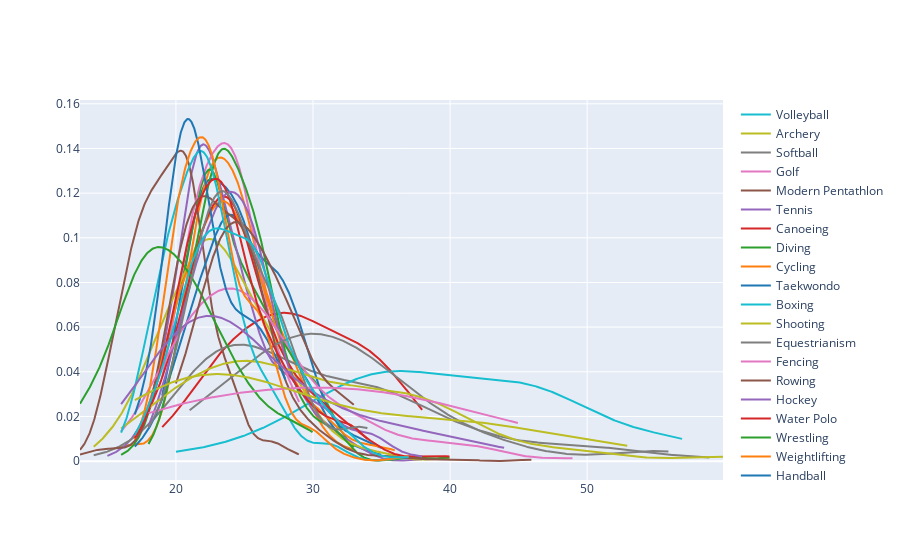

The cell this chart's notebook holds for it:
### Code cell
fig1=ff.create_distplot(x,name,show_hist=False,show_rug=False)
fig1.show()

### Figure 1 — Plotly figure (JSON) as saved in the notebook; plotly's stock layout.template omitted (floating-point values rounded to 4 significant figures; data arrays with more than 128 entries replaced by an {"elided": "..."} marker saying what was removed)
{"data": [{"legendgroup": "Basketball", "marker": {"color": "rgb(31, 119, 180)"}, "mode": "lines", "name": "Basketball", "showlegend": true, "type": "scatter", "x": {"elided": "500 float values"}, "xaxis": "x", "y": {"elided": "500 float values"}, "yaxis": "y"}, {"legendgroup": "Judo", "marker": {"color": "rgb(255, 127, 14)"}, "mode": "lines", "name": "Judo", "showlegend": true, "type": "scatter", "x": {"elided": "500 float values"}, "xaxis": "x", "y": {"elided": "500 float values"}, "yaxis": "y"}, {"legendgroup": "Football", "marker": {"color": "rgb(44, 160, 44)"}, "mode": "lines", "name": "Football", "showlegend": true, "type": "scatter", "x": {"elided": "500 float values"}, "xaxis": "x", "y": {"elided": "500 float values"}, "yaxis": "y"}, {"legendgroup": "Tug-Of-War", "marker": {"color": "rgb(214, 39, 40)"}, "mode": "lines", "name": "Tug-Of-War", "showlegend": true, "type": "scatter", "x": {"elided": "500 float values"}, "xaxis": "x", "y": {"elided": "500 float values"}, "yaxis": "y"}, {"legendgroup": "Athletics", "marker": {"color": "rgb(148, 103, 189)"}, "mode": "lines", "name": "Athletics", "showlegend": true, "type": "scatter", "x": {"elided": "500 float values"}, "xaxis": "x", "y": {"elided": "500 float values"}, "yaxis": "y"}, {"legendgroup": "Swimming", "marker": {"color": "rgb(140, 86, 75)"}, "mode": "lines", "name": "Swimming", "showlegend": true, "type": "scatter", "x": {"elided": "500 float values"}, "xaxis": "x", "y": {"elided": "500 float values"}, "yaxis": "y"}, {"legendgroup": "Badminton", "marker": {"color": "rgb(227, 119, 194)"}, "mode": "lines", "name": "Badminton", "showlegend": true, "type": "scatter", "x": {"elided": "500 float values"}, "xaxis": "x", "y": {"elided": "500 float values"}, "yaxis": "y"}, {"legendgroup": "Sailing", "marker": {"color": "rgb(127, 127, 127)"}, "mode": "lines", "name": "Sailing", "showlegend": true, "type": "scatter", "x": {"elided": "500 float values"}, "xaxis": "x", "y": {"elided": "500 float values"}, "yaxis": "y"}, {"legendgroup": "Gymnastics", "marker": {"color": "rgb(188, 189, 34)"}, "mode": "lines", "name": "Gymnastics", "showlegend": true, "type": "scatter", "x": {"elided": "500 float values"}, "xaxis": "x", "y": {"elided": "500 float values"}, "yaxis": "y"}, {"legendgroup": "Art Competitions", "marker": {"color": "rgb(23, 190, 207)"}, "mode": "lines", "name": "Art Competitions", "showlegend": true, "type": "scatter", "x": {"elided": "500 float values"}, "xaxis": "x", "y": {"elided": "500 float values"}, "yaxis": "y"}, {"legendgroup": "Handball", "marker": {"color": "rgb(31, 119, 180)"}, "mode": "lines", "name": "Handball", "showlegend": true, "type": "scatter", "x": {"elided": "500 float values"}, "xaxis": "x", "y": {"elided": "500 float values"}, "yaxis": "y"}, {"legendgroup": "Weightlifting", "marker": {"color": "rgb(255, 127, 14)"}, "mode": "lines", "name": "Weightlifting", "showlegend": true, "type": "scatter", "x": {"elided": "500 float values"}, "xaxis": "x", "y": {"elided": "500 float values"}, "yaxis": "y"}, {"legendgroup": "Wrestling", "marker": {"color": "rgb(44, 160, 44)"}, "mode": "lines", "name": "Wrestling", "showlegend": true, "type": "scatter", "x": {"elided": "500 float values"}, "xaxis": "x", "y": {"elided": "500 float values"}, "yaxis": "y"}, {"legendgroup": "Water Polo", "marker": {"color": "rgb(214, 39, 40)"}, "mode": "lines", "name": "Water Polo", "showlegend": true, "type": "scatter", "x": {"elided": "500 float values"}, "xaxis": "x", "y": {"elided": "500 float values"}, "yaxis": "y"}, {"legendgroup": "Hockey", "marker": {"color": "rgb(148, 103, 189)"}, "mode": "lines", "name": "Hockey", "showlegend": true, "type": "scatter", "x": {"elided": "500 float values"}, "xaxis": "x", "y": {"elided": "500 float values"}, "yaxis": "y"}, {"legendgroup": "Rowing", "marker": {"color": "rgb(140, 86, 75)"}, "mode": "lines", "name": "Rowing", "showlegend": true, "type": "scatter", "x": {"elided": "500 float values"}, "xaxis": "x", "y": {"elided": "500 float values"}, "yaxis": "y"}, {"legendgroup": "Fencing", "marker": {"color": "rgb(227, 119, 194)"}, "mode": "lines", "name": "Fencing", "showlegend": true, "type": "scatter", "x": {"elided": "500 float values"}, "xaxis": "x", "y": {"elided": "500 float values"}, "yaxis": "y"}, {"legendgroup": "Equestrianism", "marker": {"color": "rgb(127, 127, 127)"}, "mode": "lines", "name": "Equestrianism", "showlegend": true, "type": "scatter", "x": {"elided": "500 float values"}, "xaxis": "x", "y": {"elided": "500 float values"}, "yaxis": "y"}, {"legendgroup": "Shooting", "marker": {"color": "rgb(188, 189, 34)"}, "mode": "lines", "name": "Shooting", "showlegend": true, "type": "scatter", "x": {"elided": "500 float values"}, "xaxis": "x", "y": {"elided": "500 float values"}, "yaxis": "y"}, {"legendgroup": "Boxing", "marker": {"color": "rgb(23, 190, 207)"}, "mode": "lines", "name": "Boxing", "showlegend": true, "type": "scatter", "x": {"elided": "500 float values"}, "xaxis": "x", "y": {"elided": "500 float values"}, "yaxis": "y"}, {"legendgroup": "Taekwondo", "marker": {"color": "rgb(31, 119, 180)"}, "mode": "lines", "name": "Taekwondo", "showlegend": true, "type": "scatter", "x": {"elided": "500 float values"}, "xaxis": "x", "y": {"elided": "500 float values"}, "yaxis": "y"}, {"legendgroup": "Cycling", "marker": {"color": "rgb(255, 127, 14)"}, "mode": "lines", "name": "Cycling", "showlegend": true, "type": "scatter", "x": {"elided": "500 float values"}, "xaxis": "x", "y": {"elided": "500 float values"}, "yaxis": "y"}, {"legendgroup": "Diving", "marker": {"color": "rgb(44, 160, 44)"}, "mode": "lines", "name": "Diving", "showlegend": true, "type": "scatter", "x": {"elided": "500 float values"}, "xaxis": "x", "y": {"elided": "500 float values"}, "yaxis": "y"}, {"legendgroup": "Canoeing", "marker": {"color": "rgb(214, 39, 40)"}, "mode": "lines", "name": "Canoeing", "showlegend": true, "type": "scatter", "x": {"elided": "500 float values"}, "xaxis": "x", "y": {"elided": "500 float values"}, "yaxis": "y"}, {"legendgroup": "Tennis", "marker": {"color": "rgb(148, 103, 189)"}, "mode": "lines", "name": "Tennis", "showlegend": true, "type": "scatter", "x": {"elided": "500 float values"}, "xaxis": "x", "y": {"elided": "500 float values"}, "yaxis": "y"}, {"legendgroup": "Modern Pentathlon", "marker": {"color": "rgb(140, 86, 75)"}, "mode": "lines", "name": "Modern Pentathlon", "showlegend": true, "type": "scatter", "x": {"elided": "500 float values"}, "xaxis": "x", "y": {"elided": "500 float values"}, "yaxis": "y"}, {"legendgroup": "Golf", "marker": {"color": "rgb(227, 119, 194)"}, "mode": "lines", "name": "Golf", "showlegend": true, "type": "scatter", "x": {"elided": "500 float values"}, "xaxis": "x", "y": {"elided": "500 float values"}, "yaxis": "y"}, {"legendgroup": "Softball", "marker": {"color": "rgb(127, 127, 127)"}, "mode": "lines", "name": "Softball", "showlegend": true, "type": "scatter", "x": {"elided": "500 float values"}, "xaxis": "x", "y": {"elided": "500 float values"}, "yaxis": "y"}, {"legendgroup": "Archery", "marker": {"color": "rgb(188, 189, 34)"}, "mode": "lines", "name": "Archery", "showlegend": true, "type": "scatter", "x": {"elided": "500 float values"}, "xaxis": "x", "y": {"elided": "500 float values"}, "yaxis": "y"}, {"legendgroup": "Volleyball", "marker": {"color": "rgb(23, 190, 207)"}, "mode": "lines", "name": "Volleyball", "showlegend": true, "type": "scatter", "x": {"elided": "500 float values"}, "xaxis": "x", "y": {"elided": "500 float values"}, "yaxis": "y"}], "layout": {"barmode": "overlay", "hovermode": "closest", "legend": {"traceorder": "reversed"}, "xaxis": {"anchor": "y2", "domain": [0, 1], "zeroline": false}, "yaxis": {"anchor": "free", "domain": [0, 1], "position": 0}}}
